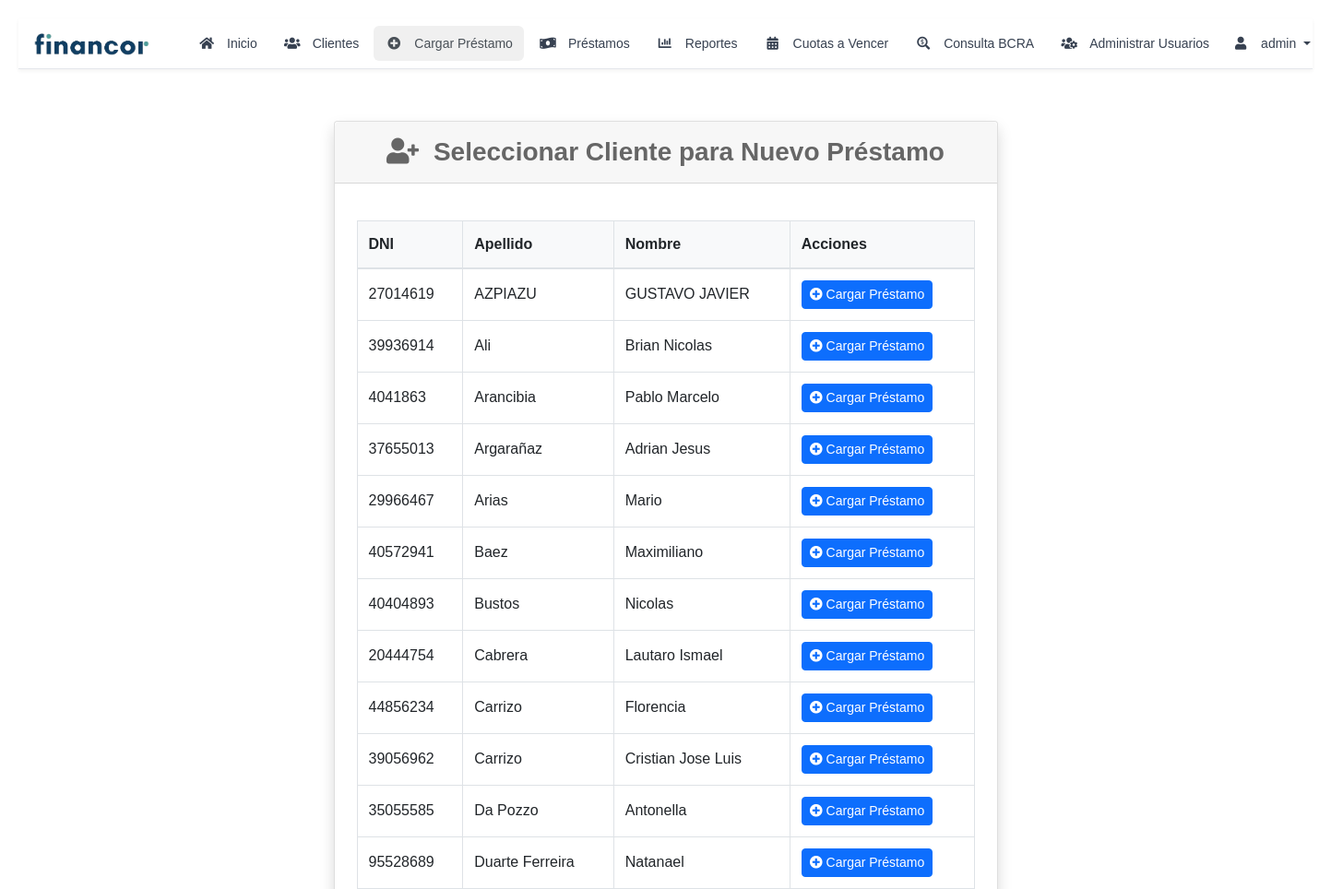
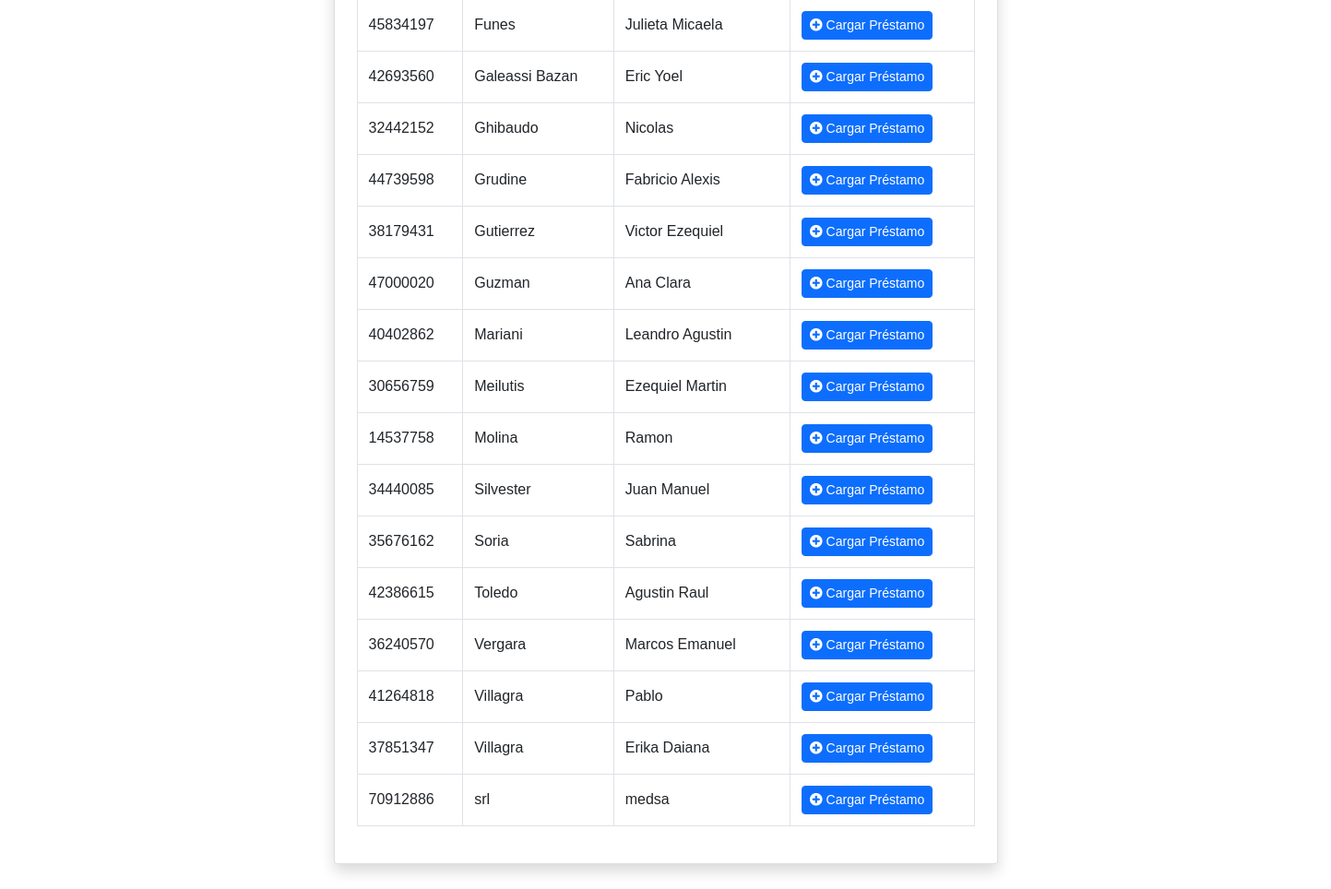
Page /seleccionar_cliente_prestamo (signed in) on the committed database (2 pictures, top to bottom).
### models.py (models this page shows, shortened)
class User(UserMixin, db.Model):
    __tablename__ = 'user'
    id = db.Column(db.Integer, primary_key=True)
    username = db.Column(db.String(80), unique=True, nullable=False)
    email = db.Column(db.String(120), unique=True, nullable=True)
    password = db.Column(db.String(128))
    role = db.Column(db.String(20), nullable=False, default='user')
    is_active = db.Column(db.Boolean, default=True)
    created_at = db.Column(db.DateTime, default=datetime.utcnow)
    last_login = db.Column(db.DateTime)
    created_by = db.Column(db.Integer, db.ForeignKey('user.id'), nullable=True)
    updated_by = db.Column(db.Integer, db.ForeignKey('user.id'))
    creator = db.relationship('User', remote_side=[id], foreign_keys=[created_by], backref='created_users')
    updater = db.relationship('User', remote_side=[id], foreign_keys=[updated_by], backref='updated_users')
    clientes = db.relationship('Cliente',
                             foreign_keys='Cliente.created_by',
                             backref=db.backref('created_by_user', lazy=True))
    prestamos = db.relationship('Prestamo',
                              foreign_keys='Prestamo.created_by',
                              backref=db.backref('created_by_user', lazy=True))
    @property
    def is_admin(self):
        return self.role == 'admin'

class Cliente(db.Model):
    __tablename__ = 'cliente'
    id_cliente = db.Column(db.Integer, primary_key=True, autoincrement=True)
    nombre = db.Column(db.String(100), nullable=False)
    apellido = db.Column(db.String(100), nullable=False)
    dni = db.Column(db.String(20), unique=True, nullable=False)
    telefono = db.Column(db.String(20))
    correo_electronico = db.Column(db.String(120))
    direccion = db.Column(db.String(200))
    documentacion_verificada = db.Column(db.Boolean, default=False)
    fecha_registro = db.Column(db.DateTime, default=datetime.utcnow, nullable=False)
    activo = db.Column(db.Boolean, default=True)
    created_by = db.Column(db.Integer, db.ForeignKey('user.id'))
    updated_by = db.Column(db.Integer, db.ForeignKey('user.id'))
    created_at = db.Column(db.DateTime, default=datetime.utcnow)
    updated_at = db.Column(db.DateTime, onupdate=datetime.utcnow)

### app.py (the view)
@app.route('/seleccionar_cliente_prestamo')
@login_required
def seleccionar_cliente_prestamo():
    clientes = Cliente.query.order_by(Cliente.apellido).all()
    return render_template('seleccionar_cliente_prestamo.html', clientes=clientes, active_page='cargar_prestamo')

### app.py (called while the page is built)
@login_manager.user_loader
def load_user(user_id):
    return User.query.get(int(user_id))

@app.context_processor
def utility_processor():
    def is_admin():
        return current_user.is_authenticated and current_user.is_admin
    return dict(is_admin=is_admin)

### templates/seleccionar_cliente_prestamo.html
{% extends "layout.html" %}
{% block content %}
<div class="container">
    <div class="card shadow">
        <div class="card-header bg-purple-100 text-dark py-3">
            <h2 class="mb-0 text-center fs-3 fw-bold">
                <i class="fas fa-user-plus me-2"></i>
                Seleccionar Cliente para Nuevo Préstamo
            </h2>
        </div>
        <div class="card-body p-4">
            <div class="table-responsive">
                <table class="table table-hover">
                    <thead>
                        <tr>
                            <th>DNI</th>
                            <th>Apellido</th>
                            <th>Nombre</th>
                            <th>Acciones</th>
                        </tr>
                    </thead>
                    <tbody>
                        {% for cliente in clientes %}
                        <tr>
                            <td>{{ cliente.dni }}</td>
                            <td>{{ cliente.apellido }}</td>
                            <td>{{ cliente.nombre }}</td>
                            <td>
                                <a href="{{ url_for('cargar_prestamo', id_cliente=cliente.id_cliente) }}"
                                    class="btn btn-primary btn-sm">
                                    <i class="fas fa-plus-circle"></i> Cargar Préstamo
                                </a>
                            </td>
                        </tr>
                        {% endfor %}
                    </tbody>
                </table>
            </div>
        </div>
    </div>
</div>
{% endblock %}

### templates/base_nav.html (shortened to what this page needs)
<!DOCTYPE html>
<html lang="es">
<head>
    <link href="https://cdn.jsdelivr.net/npm/bootstrap@5.3.0/dist/css/bootstrap.min.css" rel="stylesheet">
    <link href="https://cdnjs.cloudflare.com/ajax/libs/font-awesome/6.0.0/css/all.min.css" rel="stylesheet">
    {% block extra_head %}{% endblock %}
</head>
<body>
    <nav class="navbar navbar-expand-lg navbar-light">
        <div class="container">
            <a class="navbar-brand" href="{{ url_for('index') }}">
                <img src="{{ url_for('static', filename='img/financor_2.png') }}" alt="Financor Logo">
            </a>
            <div class="collapse navbar-collapse" id="navbarNav">
                <ul class="navbar-nav me-auto">
                    <li class="nav-item">
                        <a class="nav-link {% if active_page == 'inicio' %}active{% endif %}"
                            href="{{ url_for('index') }}">
                            <i class="fas fa-home"></i>
                            <span>Inicio</span>
                        </a>
                    </li>
                    <li class="nav-item">
                        <a class="nav-link {% if active_page == 'clientes' %}active{% endif %}"
                            href="{{ url_for('clientes') }}">
                            <i class="fas fa-users"></i>
                            <span>Clientes</span>
                        </a>
                    </li>
                    <li class="nav-item">
                        <a class="nav-link {% if active_page == 'cargar_prestamo' %}active{% endif %}"
                            href="{{ url_for('seleccionar_cliente_prestamo') }}">
                            <i class="fas fa-plus-circle"></i>
                            <span>Cargar Préstamo</span>
                        </a>
                    </li>
                    <li class="nav-item">
                        <a class="nav-link {% if active_page == 'prestamos' %}active{% endif %}"
                            href="{{ url_for('prestamos') }}">
                            <i class="fas fa-money-bill-wave"></i>
                            <span>Préstamos</span>
                        </a>
                    </li>
                    <li class="nav-item">
                        <a class="nav-link {% if active_page == 'reportes' %}active{% endif %}"
                            href="{{ url_for('reportes') }}">
                            <i class="fas fa-chart-bar"></i>
                            <span>Reportes</span>
                        </a>
                    </li>
                    <li class="nav-item">
                        <a class="nav-link {% if active_page == 'cuotas_a_vencer' %}active{% endif %}"
                            href="{{ url_for('cuotas_a_vencer') }}">
                            <i class="fas fa-calendar-alt"></i>
                            <span>Cuotas a Vencer</span>
                        </a>
                    </li>
                    <li class="nav-item">
                        <a class="nav-link {% if active_page == 'bcra' %}active{% endif %}"
                            href="{{ url_for('consultar_bcra') }}">
                            <i class="fas fa-search-dollar"></i>
                            <span>Consulta BCRA</span>
                        </a>
                    </li>
                    {% if current_user.is_authenticated and current_user.is_admin %}
                    <li class="nav-item">
                        <a class="nav-link {% if active_page == 'admin_users' %}active{% endif %}"
                            href="{{ url_for('auth.admin_users') }}">
                            <i class="fas fa-users-cog"></i>
                            <span>Administrar Usuarios</span>
                        </a>
                    </li>
                    {% endif %}
                </ul>
                <div class="navbar-nav">
                    {% if current_user.is_authenticated %}
                    <div class="nav-item dropdown">
                        <a class="nav-link dropdown-toggle d-flex align-items-center" href="#" id="userDropdown"
                            role="button" data-bs-toggle="dropdown">
                            <i class="fas fa-user me-2"></i>
                            <span>{{ current_user.username }}</span>
                        </a>
                    </div>
                    {% else %}
                    <a class="nav-link" href="{{ url_for('auth.login') }}">
                        <i class="fas fa-sign-in-alt me-2"></i>
                        <span>Iniciar Sesión</span>
                    </a>
                    {% endif %}
                </div>
            </div>
        </div>
    </nav>
    <div class="container">
        {% block content %}{% endblock %}
    </div>
</body>
</html>

### templates/base_nav.html (style rules this page uses)
body { color: #212529; background-color: #f8f9fa; }
.navbar-brand { padding: 0; min-width: 150px; display: flex; align-items: center; margin-right: 1rem; }
.navbar-brand img { height: 30px; width: auto; object-fit: contain; margin-right: 0.5rem; }
.navbar { padding: 0.5rem; background-color: white; border-bottom: 1px solid #e5e7eb; box-shadow: 0 2px 4px rgba(0, 0, 0, 0.05); margin-bottom: 0; }
.navbar>.container { max-width: 100%; padding: 0 0.5rem; margin-left: 0; }
.navbar-nav { display: flex; align-items: center; gap: 0.25rem; height: 100%; margin-left: 0; }
.nav-item { display: flex; align-items: center; height: 100%; }
.nav-link { display: flex !important; align-items: center; padding: 0.5rem 0.75rem !important; color: #6c757d; transition: all 0.2s; border-radius: 0.375rem; gap: 0.25rem; font-size: 0.875rem; font-weight: 500; height: 100%; white-space: nowrap; }
.nav-link i { font-size: 0.875rem; width: 1.25rem; text-align: center; }
.nav-link.active { color: #495057 !important; background-color: #f0f0f0 !important; }
.container { width: 100%; max-width: 95%; margin: 0 auto; padding: 0 1rem; }
.table { background-color: #fff; margin-bottom: 1rem; color: #212529; border: 1px solid #dee2e6; }
.table th, .table td { padding: 0.75rem; vertical-align: middle; border: 1px solid #dee2e6; background-color: #fff; color: #212529; }
.table thead th { background-color: #f8f9fa; border-bottom: 2px solid #dee2e6; font-weight: 600; }
.card { background-color: #fff; border: 1px solid rgba(0, 0, 0, 0.125); border-radius: 0.25rem; margin-bottom: 1rem; }
.card-header { background-color: rgba(0, 0, 0, 0.03); border-bottom: 1px solid rgba(0, 0, 0, 0.125); padding: 0.75rem 1.25rem; }
.card-body { padding: 1.25rem; }
.table-responsive { overflow-x: auto; -webkit-overflow-scrolling: touch; }

### templates/layout.html (style rules this page uses)
html { font-family: inherit; }
* { font-family: inherit; }
body { margin: 0; padding: 0; background-color: #f5f5f5; color: #000000; background-color: #ffffff; }
.nav-link { display: inline-flex; align-items: center; padding: 0.5rem 0.75rem; color: #374151; text-decoration: none; border-radius: 0.375rem; transition: all 0.2s ease-in-out; font-size: 0.875rem; }
.nav-link i { margin-right: 0.5rem; }
.nav-link.active { color: rgb(0, 0, 0); font-weight: 500; }
.container { width: 100%; max-width: 95%; margin: 1rem auto; padding: 0 1rem; }
body { font-family: Arial, sans-serif; margin: 20px; line-height: 1.6; }
.container { max-width: 800px; margin: 0 auto; padding: 20px; }
table { width: 100%; border-collapse: collapse; margin: 1rem 0; color: #000000; }
th, td { border: 1px solid #e5e7eb; padding: 0.75rem; color: #000000; background-color: #ffffff; }
th { background-color: #f3f4f6; font-weight: 600; }
tbody tr:nth-child(even) { background-color: #f9fafb; }
h2 { color: #666; text-align: center; margin-bottom: 1rem; font-weight: normal; }
.table-responsive { overflow-x: auto; -webkit-overflow-scrolling: touch; }
.table { width: 100%; margin-bottom: 1rem; }
.table th, .table td { white-space: nowrap; vertical-align: middle; padding: 0.75rem; }
.card { margin: 1rem auto; width: 100%; }
.card-body { padding: 1.25rem; }

### rows in the picture
User: username "admin"
Cliente: dni "27014619", apellido "AZPIAZU", nombre "GUSTAVO JAVIER"
Cliente: dni "39936914", apellido "Ali", nombre "Brian Nicolas"
Cliente: dni "4041863", apellido "Arancibia", nombre "Pablo Marcelo"
Cliente: dni "37655013", apellido "Argarañaz", nombre "Adrian Jesus"
Cliente: dni "29966467", apellido "Arias", nombre "Mario"
Cliente: dni "40572941", apellido "Baez", nombre "Maximiliano"
Cliente: dni "40404893", apellido "Bustos", nombre "Nicolas"
Cliente: dni "20444754", apellido "Cabrera", nombre "Lautaro Ismael"
Cliente: dni "44856234", apellido "Carrizo", nombre "Florencia"
Cliente: dni "39056962", apellido "Carrizo", nombre "Cristian Jose Luis"
Cliente: dni "35055585", apellido "Da Pozzo", nombre "Antonella"
Cliente: dni "95528689", apellido "Duarte Ferreira", nombre "Natanael"
Cliente: dni "45834197", apellido "Funes", nombre "Julieta Micaela"
Cliente: dni "42693560", apellido "Galeassi Bazan", nombre "Eric Yoel"
Cliente: dni "32442152", apellido "Ghibaudo", nombre "Nicolas"
Cliente: dni "44739598", apellido "Grudine", nombre "Fabricio Alexis"
Cliente: dni "38179431", apellido "Gutierrez", nombre "Victor Ezequiel"
Cliente: dni "47000020", apellido "Guzman", nombre "Ana Clara"
Cliente: dni "40402862", apellido "Mariani", nombre "Leandro Agustin"
Cliente: dni "30656759", apellido "Meilutis", nombre "Ezequiel Martin"
Cliente: dni "14537758", apellido "Molina", nombre "Ramon"
Cliente: dni "34440085", apellido "Silvester", nombre "Juan Manuel"
Cliente: dni "35676162", apellido "Soria", nombre "Sabrina"
Cliente: dni "42386615", apellido "Toledo", nombre "Agustin Raul"
Cliente: dni "36240570", apellido "Vergara", nombre "Marcos Emanuel"
Cliente: dni "41264818", apellido "Villagra", nombre "Pablo"
Cliente: dni "37851347", apellido "Villagra", nombre "Erika Daiana"
Cliente: dni "70912886", apellido "srl", nombre "medsa"
